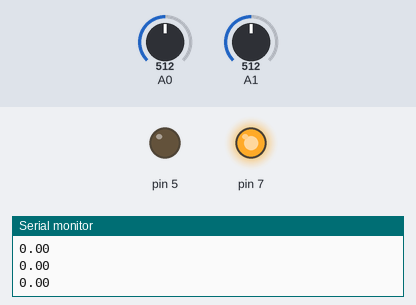
A sketch run on a simulated Arduino Uno, built with avr-gcc and run on an emulated ATmega328P. Shown: output pins drawn as LEDs (lit = HIGH), the last lines printed to the serial monitor. Inputs (shaded band) come from the test bench; at power-on: A0 = 512, A1 = 512.

Above: at 1.2 s.
1.3 s: A0 set to 716
At 1.9 s:
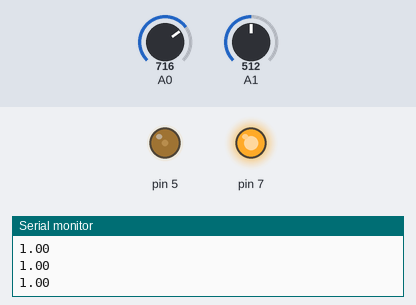
2.9 s: A1 set to 306
At 3.3 s:
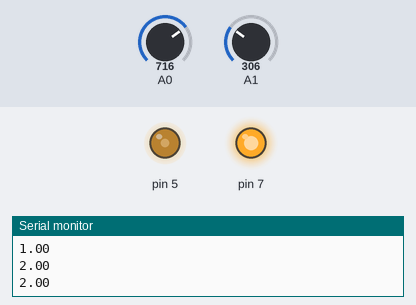
4.5 s: A0 set to 900
At 5.8 s:
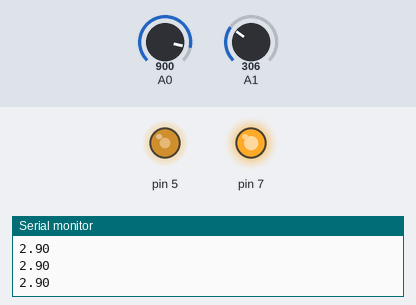
6.1 s: A1 set to 122
At 7.4 s:
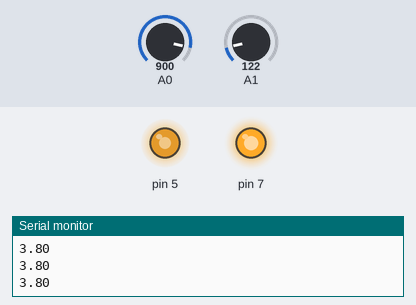
Timing chart, 0 to 8.7 s (numbered marks = the images above; inputs shaded):
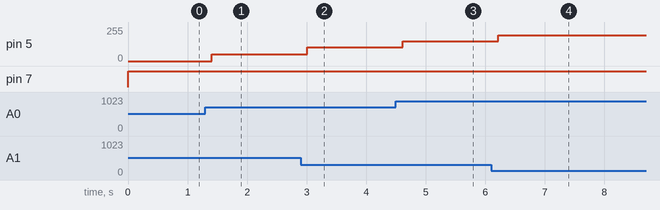

Measured:
- after the input at 1.3 s, pin 5: 0/255 → 50/255 after 0.11 s
- after the input at 2.9 s, pin 5: 50/255 → 102/255 after 0.11 s
- after the input at 4.5 s, pin 5: 102/255 → 148/255 after 0.12 s
- after the input at 6.1 s, pin 5: 148/255 → 193/255 after 0.12 s

The sketch:

lcd_multimeter.ino
```cpp
void setup() {
  Serial.begin(9600);
  pinMode(A0, INPUT);
  pinMode(A1, INPUT);
  pinMode(5, OUTPUT);
  pinMode(7, OUTPUT);
  // put your setup code here, to run once:

}

void loop() {
  // put your main code here, to run repeatedly:
  float vvalue = analogRead(A0);
  float gndvalue = analogRead(A1);
  analogWrite(5, (((vvalue - gndvalue) / 204.6) / 5) * 255);
  Serial.println((((vvalue - gndvalue) / 204.6) / 5) * 5);
  digitalWrite(7, HIGH);
  delay(200);
}
```
